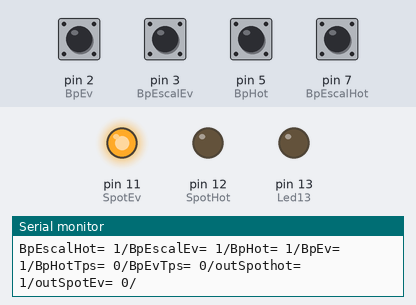
Recording of a sketch running on a simulated Arduino Uno, built with avr-gcc and run on an emulated ATmega328P. Parts: output pins drawn as LEDs (lit = HIGH), the last lines printed to the serial monitor. The test bench sets the inputs (shaded band); at power-on: pin 2 (BpEv), pin 3 (BpEscalEv), pin 5 (BpHot), pin 7 (BpEscalHot) HIGH.

Above: at 1.2 s.
1.3 s: pin 2 (BpEv) pulled LOW for 0.15 s
At 2.4 s:
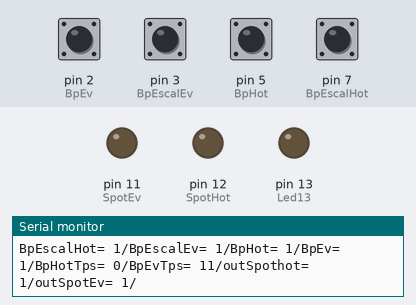
2.9 s: pin 5 (BpHot) pulled LOW for 0.15 s
At 4.0 s:
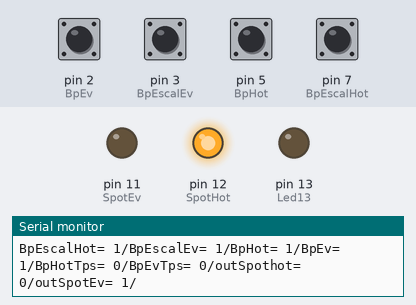
4.5 s: pin 3 (BpEscalEv) pulled LOW for 0.15 s
At 5.2 s:
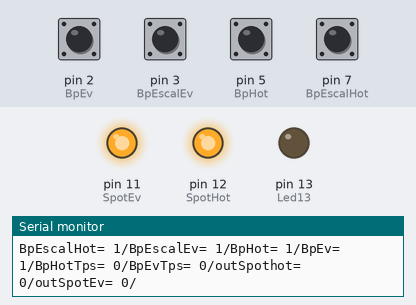
6.2 s: pin 2 (BpEv) pulled LOW for 1 s
At 7.5 s:
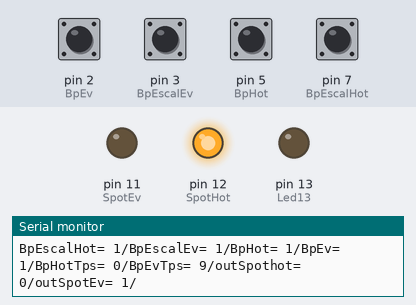
10.2 s: pin 3 (BpEscalEv) pulled LOW for 1 s
At 12.4 s:
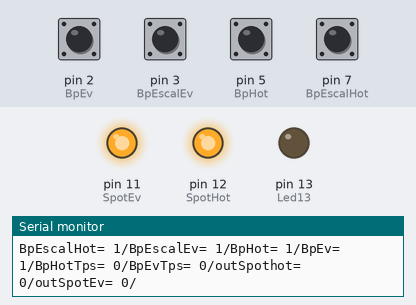
12.7 s: pin 5 (BpHot) pulled LOW for 1 s
At 13.7 s:
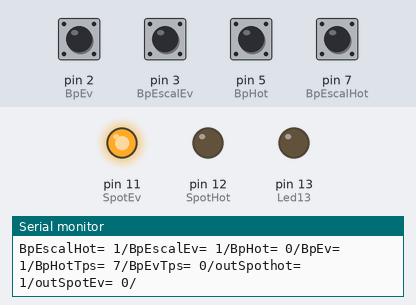
Timing chart, 0 to 15.7 s (numbered marks = the images above; inputs shaded):
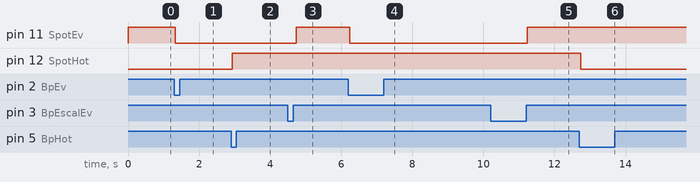

Measured:
- after the input at 1.3 s, pin 11 (SpotEv): HIGH → LOW at once
- after the input at 2.9 s, pin 12 (SpotHot): LOW → HIGH at once
- after the input at 4.5 s, pin 11 (SpotEv): LOW → HIGH after 0.24 s
- after the input at 6.2 s, pin 11 (SpotEv): HIGH → LOW at once
- after the input at 10.2 s, pin 11 (SpotEv): LOW → HIGH after 1.0 s
- after the input at 12.7 s, pin 12 (SpotHot): HIGH → LOW at once

The sketch:

Asbuild_arduino.ino
```cpp
//-------------------------------------------------------------------

int TpsEv=300;
int TpsHot=300;
int Cpt_BpHot=0;
int BpHot = 5 ;
int EtatBpHot=0;
int BpEv = 2;
int EtatBpEv=0;
int SpotEv = 11;
int SpotHotOn=0;
int SpotEvOn=0;
int SpotHot = 12;
int BpEscalHot=7;
int BpEscalEv=3;
int val1=0;
int val2=0;
int val3=0;
int val4=0;
int val5=0;
int val6=0;
int B3[20];
int TpsSgen=50;
int Led13=13;
boolean firstscan =true;
char octetReception;
char caractereReception;
char octetReceptionProc;
char caractereReceptionProc;
String chaineReception, Tram;
String chaineReceptionProc, TramProc;
boolean Processing=true;
int outSpothot=0;
int outSpotEv=0;
char charVal[10];

int BpHotTps=10;
int BpEvTps=10;
int Cpt_BpEv_val=0;
int Cpt_BpHot_val=0;

//**********************************************************
void setup(){

  Serial.begin(9600);
  //pinMode(BpHot, INPUT);
  //pinMode(BpEv, INPUT);
  //pinMode(BpEscalHot, INPUT);
  //pinMode(BpEscalEv, INPUT);

  pinMode(BpHot,INPUT_PULLUP);
    pinMode(BpEv,INPUT_PULLUP);
      pinMode(BpEscalHot,INPUT_PULLUP);
        pinMode(BpEscalEv,INPUT_PULLUP);


  pinMode(SpotHot, OUTPUT);
  pinMode(SpotEv, OUTPUT);
  pinMode(Led13, OUTPUT);
BpHotTps=0;
BpEvTps=0;
digitalWrite(SpotHot,HIGH);
digitalWrite(SpotEv,HIGH);
B3[2]=0;
B3[4]=0;

}
//***********************************************************
void loop(){
if (!firstscan){


if(BpHotTps>0)
{
BpHotTps=BpHotTps-1;
}
else{
BpHotTps=0;
}


if(BpEvTps>0)
{
BpEvTps=BpEvTps-1;
}
else{
BpEvTps=0;
}


//-----------EV--------------------
val1 = digitalRead(BpEv);

if(val1==0)
{
Cpt_BpEv_val=Cpt_BpEv_val+1;
    if (Cpt_BpEv_val>15){
    digitalWrite(SpotHot,HIGH);
        digitalWrite(SpotEv,HIGH);
        outSpothot=0;
        outSpotEv=0;
    }
} else{
Cpt_BpEv_val=0;
}

if(val1==0){
    if(!B3[3])
    {
          B3[3] = 1.0;
          B3[4] = 1.0;

    }
    else
    {
          B3[4] = 0.0;
    }
}
else {
          B3[3] = 0.0;
          B3[4] = 0.0;
}

 if(B3[4] & outSpothot==0 & BpEvTps>0) {
 digitalWrite(SpotHot,LOW);
          outSpothot=1;
}
if(B3[4] & outSpotEv==0)
{
  digitalWrite(SpotEv,LOW);
  BpEvTps=20;
  outSpotEv=1;
}
else
{

if(B3[4] & outSpotEv==1 & BpEvTps==0)
{

   digitalWrite(SpotEv,HIGH);
   outSpotEv=0;
}
}

//----------HOT---------------
val2 = digitalRead(BpHot);

if(val2==0)
{
Cpt_BpHot_val=Cpt_BpHot_val+1;
    if (Cpt_BpHot_val>10){
    digitalWrite(SpotHot,HIGH);
        digitalWrite(SpotEv,HIGH);
        outSpothot=0;
        outSpotEv=0;
    }
} else{
Cpt_BpHot_val=0;
}


if(val2==0){
    if(!B3[1])
    {
          B3[1] = 1.0;
          B3[2] = 1.0;

    }
    else
    {
          B3[2] = 0.0;
    }
}
else {
          B3[1] = 0.0;
          B3[2] = 0.0;
}

 if(B3[2] & outSpotEv==0 & BpHotTps>0) {
 digitalWrite(SpotEv,LOW);
          outSpotEv=1;

}

if(B3[2] & outSpothot==0)
{
digitalWrite(SpotHot,LOW);
          BpHotTps=15;
          outSpothot=1;
}else{

if(B3[2] & outSpothot==1 & BpHotTps==0)
{

         digitalWrite(SpotHot,HIGH);
    outSpothot=0;
}
}


//------ESCALIER---------------
val3 = digitalRead(BpEscalEv);

if(val3==0){
    if(!B3[5])
    {
          B3[5] = 1.0;
          B3[6] = 1.0;
    }
    else
    {
          B3[6] = 0.0;
    }
}
else {
          B3[5] = 0.0;
          B3[6] = 0.0;
}

if(B3[6] & outSpotEv==0)
{
digitalWrite(SpotEv,LOW);
outSpotEv=1;
}

val4 = digitalRead(BpEscalEv);
if(val4==1){
    if(!B3[7])
    {
          B3[7] = 1.0;
          B3[8] = 1.0;
    }
    else
    {
          B3[8] = 0.0;
    }
}
else {
          B3[7] = 0.0;
          B3[8] = 0.0;
}

if(B3[8] & outSpotEv==1)
{
digitalWrite(SpotEv,HIGH);
outSpotEv=0;
}


//----BP-HOT----
val5 = digitalRead(BpEscalHot);

if(val5==1){
    if(!B3[9])
    {
          B3[9] = 1.0;
          B3[10] = 1.0;
    }
    else
    {
          B3[10] = 0.0;
    }
}
else {
          B3[9] = 0.0;
          B3[10] = 0.0;
}

if(B3[10] & outSpothot==0)
{
digitalWrite(SpotHot,LOW);
outSpothot=1;
}

 val6 = digitalRead(BpEscalHot);

if(val6==0){
    if(!B3[11])
    {
          B3[11] = 1.0;
          B3[12] = 1.0;
    }
    else
    {
          B3[12] = 0.0;
    }
}
else {
          B3[11] = 0.0;
          B3[12] = 0.0;
}

if(B3[12] & outSpothot==1)
{
digitalWrite(SpotHot,HIGH);
outSpothot=0;

}


AffProcessing();

}
    firstscan=false;
}
//---------------------------------
void AffProcessing() {
  while (Serial.available() > 0) {

     octetReceptionProc = Serial.read(); // lit le 1er octet de la file d'attente
if (octetReceptionProc == '/') {
        if (chaineReceptionProc.substring(0, 2) == "OK")  {
            digitalWrite(Led13,LOW);
        }

      chaineReceptionProc = "";
    }
    else {
      caractereReceptionProc = char(octetReceptionProc);
      chaineReceptionProc = chaineReceptionProc + caractereReceptionProc;
      delay(10);
    }
  }


    Serial.print("BpEscalHot= ");
    Serial.print(digitalRead(BpEscalHot));
    Serial.print("/");

    Serial.print("BpEscalEv= ");
    Serial.print(digitalRead(BpEscalEv));
    Serial.print("/");


      Serial.print("BpHot= ");
    Serial.print(digitalRead(BpHot));
    Serial.print("/");

          Serial.print("BpEv= ");
    Serial.print(digitalRead(BpEv));
    Serial.print("/");

              Serial.print("BpHotTps= ");
    Serial.print(BpHotTps);
    Serial.print("/");

                  Serial.print("BpEvTps= ");
    Serial.print(BpEvTps);
    Serial.print("/");

                      Serial.print("outSpothot= ");
    Serial.print(outSpothot);
    Serial.print("/");

                          Serial.print("outSpotEv= ");
    Serial.print(outSpotEv);
    Serial.print("/");

        Serial.println();

}
```
